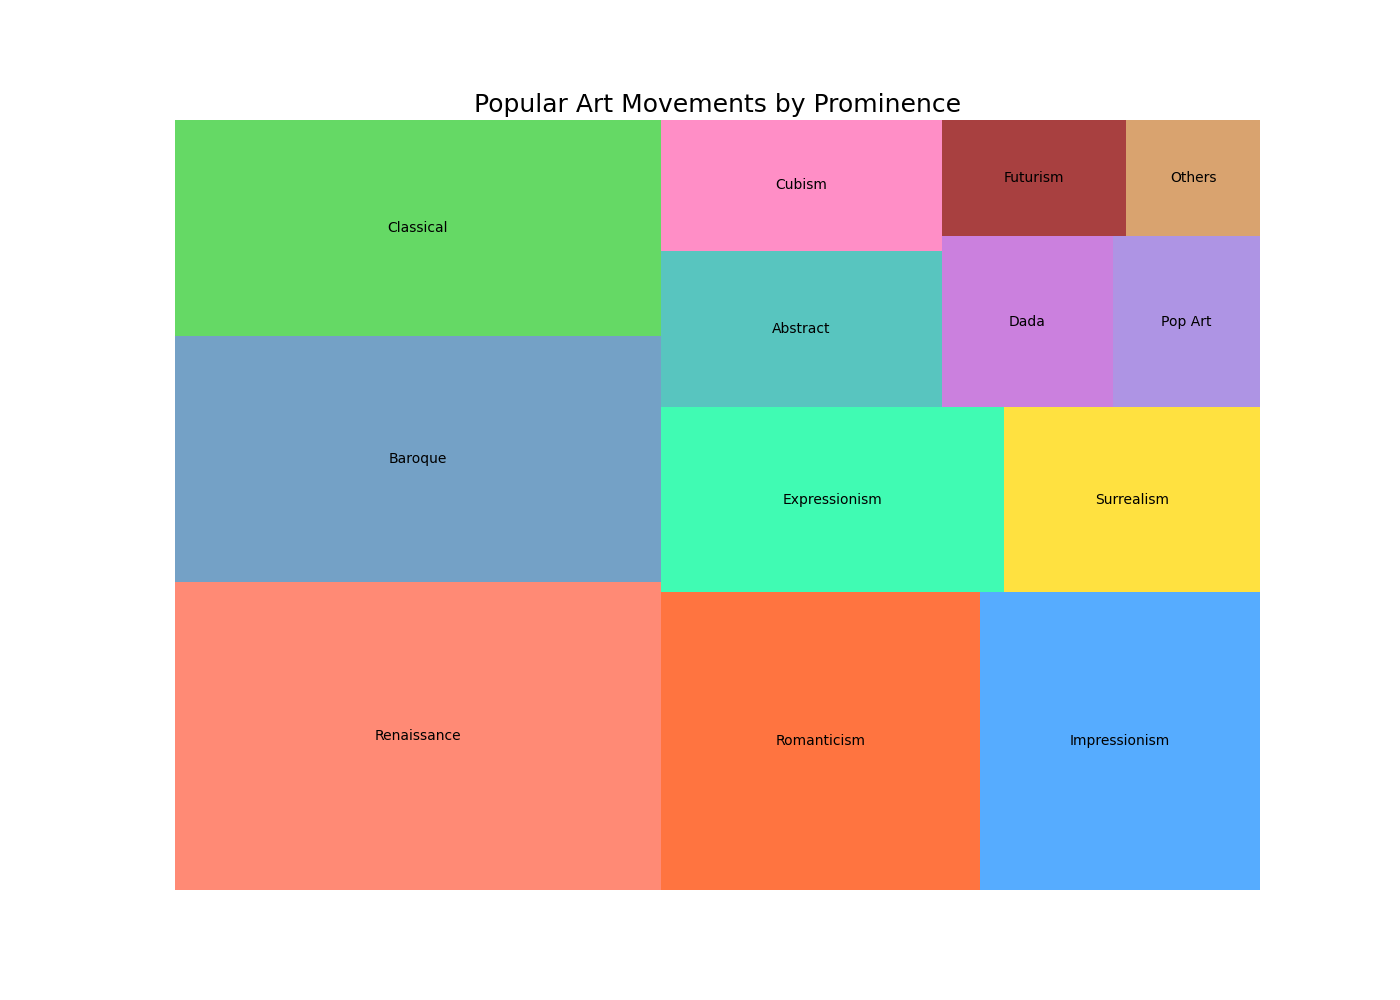

This figure's Python source:
import matplotlib.pyplot as plt
import squarify

# Data
Category = ['Renaissance', 'Baroque', 'Classical', 'Romanticism', 'Impressionism', 'Expressionism', 'Surrealism', 
            'Abstract', 'Cubism', 'Dada', 'Pop Art', 'Futurism', 'Others']
Value = [23.1, 18.5, 16.2, 14.7, 12.9, 9.8, 7.3, 6.8, 5.7, 4.5, 3.9, 3.3, 2.4]
Color = ['#FF6347', '#4682B4', '#32CD32', '#FF4500', '#1E90FF', '#00FA9A', '#FFD700', '#20B2AA', 
         '#FF69B4', '#BA55D3', '#9370DB', '#8B0000', '#CD853F']

# Plot
plt.figure(figsize=(14, 10))
squarify.plot(sizes=Value, label=Category, color=Color, alpha=0.75)
plt.title('Popular Art Movements by Prominence', fontsize=18)
plt.axis('off')
plt.show()
